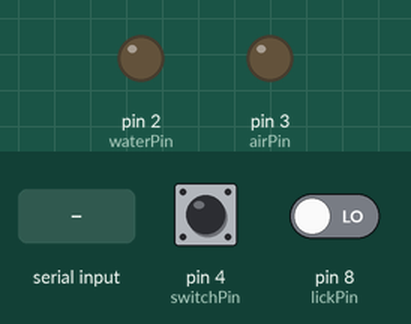
Simulated run of this sketch. Board: Arduino Uno, built with avr-gcc and run on an emulated ATmega328P. Shown: output pins drawn as LEDs (lit = HIGH). The inputs (shaded band) are chosen by the test bench; at power-on: pin 4 (switchPin) LOW, pin 8 (lickPin) LOW.

Above: at 1.2 s.
1.3 s: pin 4 (switchPin) pulled HIGH for 0.15 s
At 2.3 s:
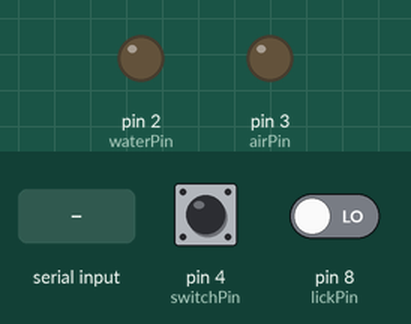
2.9 s: pin 4 (switchPin) pulled HIGH for 3.2 s
At 6.4 s:
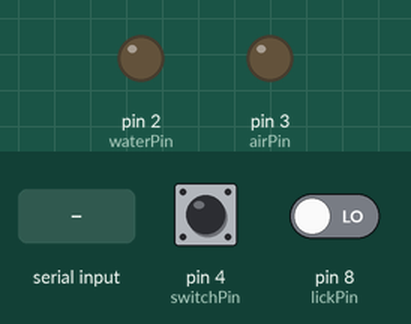
7.6 s: "F" received over Serial
At 8.1 s:
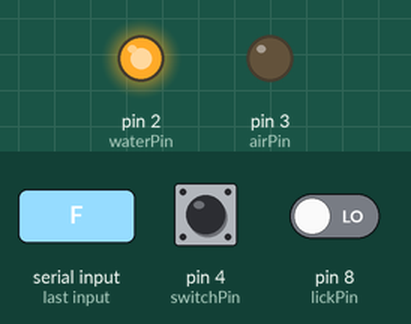
Timing chart, 0 to 29.1 s (numbered marks = the images above; inputs shaded):
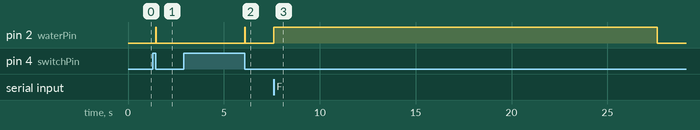

The sketch:

lick_switch_water_air_MR_200ms.ino
```cpp
// define input pins
const int switchPin = 4; // manual switch
const int lickPin = 8;  // lickometer
// define output pins
const int waterPin = 2; // water
const int airPin = 3;   // air

// Variables
//bool switchDetected = false; // switch flag
unsigned long lastLickStateChange = 0; // Last time lickometer gone up
unsigned long lastSwitchStateChange = 0; // Last time switch gone up
unsigned long stimStart = 0; // time at which the stim started
unsigned long lastWaterDelivered = 0;

// Pulse parameters
const unsigned long waterDur = 20;   // Duration of the water pulse (ms)
const unsigned long airDur = 20;   // Duration of the air pulse (ms)

// MATLAB conditional
char serialData;
bool newSerialFlag = false;

bool airpuffDelivered = false;
bool dropDelivered = false;

void setup() {

Serial.begin(9600);
  pinMode(lickPin, INPUT);
  pinMode(switchPin, INPUT);
  pinMode(waterPin, OUTPUT);
  pinMode(airPin, OUTPUT);
}

void loop() {
  if (Serial.available() > 0){
    serialData = Serial.read();
    stimStart = millis();
    airpuffDelivered = false;
    dropDelivered = false;

      if (serialData == 'F') {
    digitalWrite(waterPin, HIGH);
    delay(20000);
    digitalWrite(waterPin, LOW);
  }

     if (serialData == 'D') {
    digitalWrite(waterPin, HIGH);
    delay(20);
    digitalWrite(waterPin, LOW);
    dropDelivered = true;
  }
  }

  // Poll the input pin to detect the pulse
  int lickState = digitalRead(lickPin);
  int switchState = digitalRead(switchPin);

    // Check if the switch state has changed and deliver water if pushed
    if (switchState == HIGH && lastSwitchStateChange == 0) {
      lastSwitchStateChange = millis(); // Record the time of the lickometer rising edge
    } else if (switchState == LOW && lastSwitchStateChange > 0) {
      // Calculate the switch pulse width
      unsigned long switchPulseWidth = millis() - lastSwitchStateChange;
      // Check if the switch pulse width is within a valid range (adjust the range as needed)
      if (switchPulseWidth > 5 ) { //&& switchPulseWidth < 500
        // Pulse detected, trigger the output pulse
        digitalWrite(waterPin, HIGH);
        delay(waterDur);
        digitalWrite(waterPin, LOW);
     }
     // Reset the variables for the next pulse detection
     lastSwitchStateChange = 0;
    }

    // detect the lick and provide outcome according to the serial command
    if ((millis() - lastWaterDelivered > 500) && (millis() - stimStart > 200) && (serialData == 'R' || serialData == 'P')) {
      // Check if the lickometer state has changed
      if (lickState == HIGH && lastLickStateChange == 0) {
        lastLickStateChange = millis(); // Record the time of the lickometer rising edge
      } else if (lickState == LOW && lastLickStateChange > 0) {
      // Calculate the lick pulse width
      unsigned long lickPulseWidth = millis() - lastLickStateChange;
      // Check if the lick pulse width is within a valid range (adjust the range as needed)
      if (lickPulseWidth > 5 ) { //&& lickPulseWidth < 500
        // Pulse detected, trigger the output pulse
        if (serialData == 'R') {
          digitalWrite(waterPin, HIGH);
          delay(waterDur);
          digitalWrite(waterPin, LOW);
          lastWaterDelivered = millis();
          Serial.println(1);
        } else if ((serialData == 'P') && airpuffDelivered == false) {
          digitalWrite(airPin, HIGH);
          delay(airDur);
          digitalWrite(airPin, LOW);
          airpuffDelivered = true;
          Serial.println(2);
        }
        // Reset the variables for the next pulse detection
        lastLickStateChange = 0;
      }
     }
    }
}
```

Measured:
- after the input at 1.3 s, pin 2 (waterPin): LOW → HIGH after 0.15 s, → LOW 0.02 s later
- after the input at 2.9 s, pin 2 (waterPin): LOW → HIGH after 3.2 s, → LOW 0.02 s later
- after the input at 7.6 s, pin 2 (waterPin): LOW → HIGH at once, → LOW 20.0 s later
